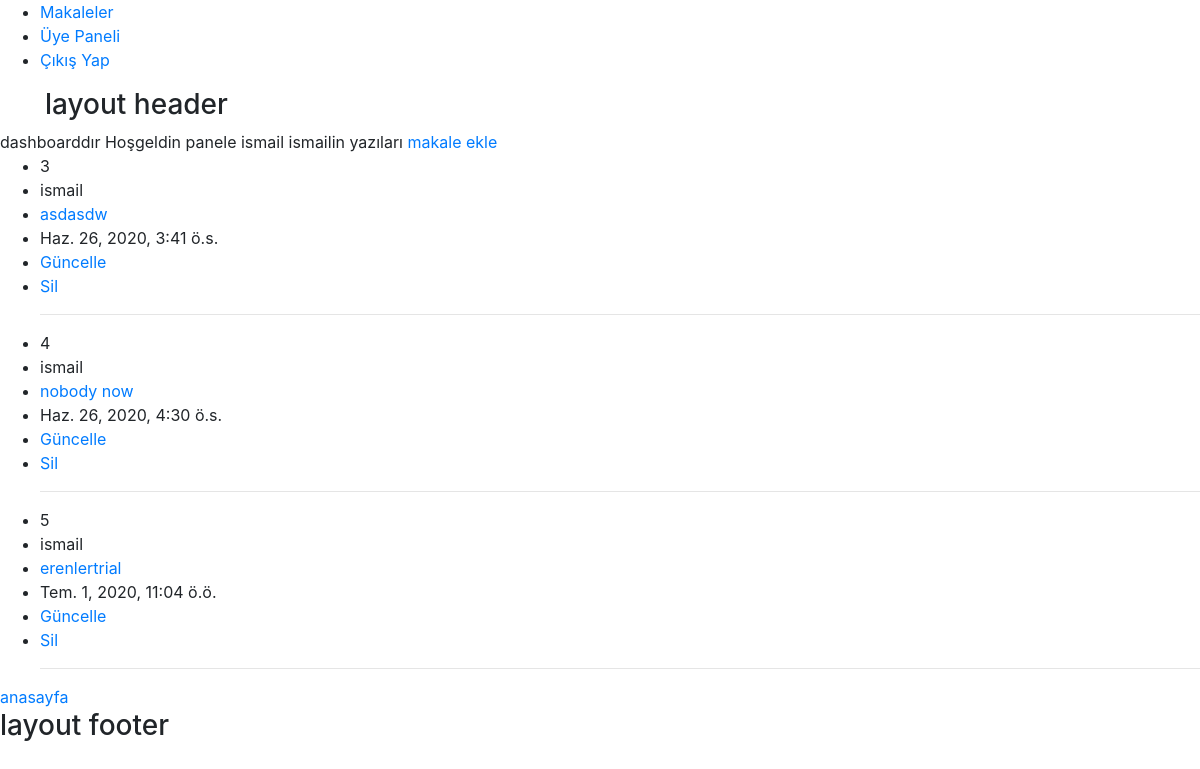
Screenshot of /articles/dashboard/ (signed in) with the database file from the repository.
### article/models.py (models this page shows, shortened)
class Article(models.Model):
    author = models.ForeignKey("auth.User", on_delete = models.CASCADE, verbose_name = "Yazar")
    title = models.CharField(max_length = 50, verbose_name = "Başlık")
    content = RichTextField(verbose_name = "İçerik")
    created_date = models.DateTimeField(auto_now_add=True,verbose_name="Oluşturulma Tarihi")
    article_image = models.FileField(blank=True,null=True, verbose_name="resim ekleyin")

### article/views.py (the view)
# urls.py: path('dashboard/', views.dashboard, name="dashboard"),
@login_required(login_url="user:login")
def dashboard(request):
    articles = Article.objects.filter(author = request.user)
    return render(request,"dashboard.html",{"articles" : articles})

### templates/dashboard.html
{% extends "layout.html" %}
{% block body %}
dashboarddır
{% if request.user.is_authenticated %}
Hoşgeldin panele {{request.user.username}}
{% with articles|first as article %}
{{article.author.username}}in yazıları
{% endwith %}
<a href="/articles/addarticle">makale ekle</a>
{% endif %}
<ul>
{% for article in articles %}
<li>{{article.id}}</li>
<li>{{article.author.username}}</li>
<li><a href="/articles/article/{{article.id}}">{{article.title}}</a></li>
<li>{{article.created_date}}</li>
<li><a href="/articles/update/{{article.id}}">Güncelle</a></li>
<li><a href="/articles/delete/{{article.id}}">Sil</a></li>
<hr>
{% endfor %}
</ul>
<a href="/">anasayfa</a>
{% endblock body %}

### rows the page displays
Article: author.username "ismail", id "3", title "asdasdw", created_date "Haz. 26, 2020, 3:41 ö.s."
Article: id "4", author.username "ismail", title "nobody now", created_date "Haz. 26, 2020, 4:30 ö.s."
Article: id "5", author.username "ismail", title "erenlertrial", created_date "Tem. 1, 2020, 11:04 ö.ö."

### other values shown
{{ request.user.username }} "ismail"
